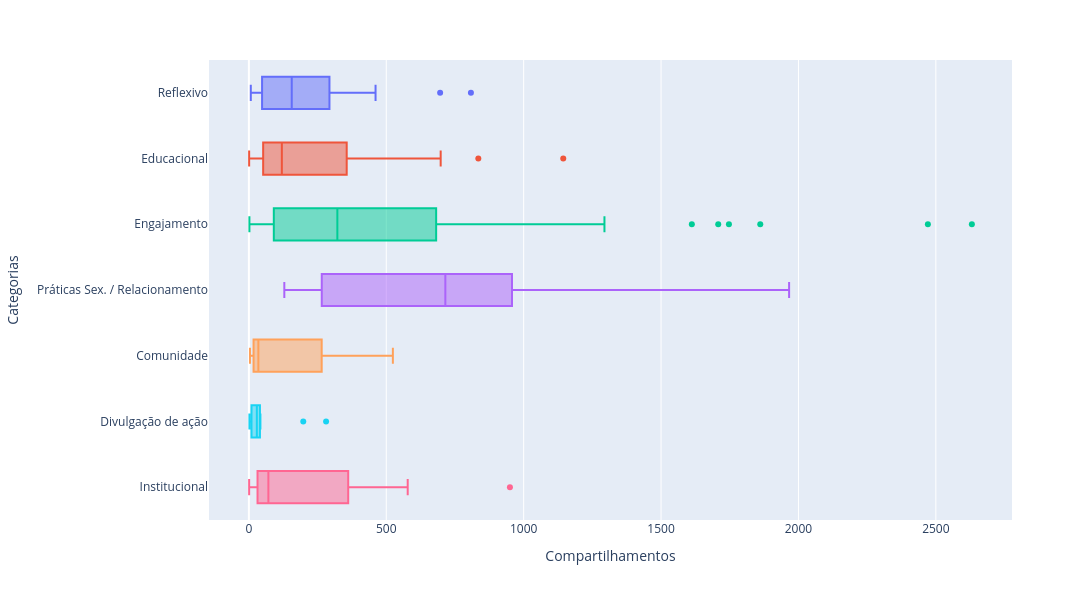

Notebook cell for this chart:
### Code cell
fig =px.box(df, x='Compartilhamentos', y='Categorias', color='Categorias')

fig.update_layout(
    width=1200,
    height=600,
    showlegend=False
)

### Figure 1 — Plotly figure (JSON) as saved in the notebook; plotly's stock layout.template omitted (floating-point values rounded to 4 significant figures)
{"data": [{"alignmentgroup": "True", "hovertemplate": "Categorias=%{y}<br>Compartilhamentos=%{x}<extra></extra>", "legendgroup": "Reflexivo", "marker": {"color": "#636efa"}, "name": "Reflexivo", "notched": false, "offsetgroup": "Reflexivo", "orientation": "h", "showlegend": true, "type": "box", "x": [302, 207, 176, 374, 47, 213, 47, 696, 155, 305, 35, 210, 93, 362, 17, 461, 215, 43, 34, 81, 156, 51, 146, 76, 167, 375, 7, 22, 133, 808, 219, 327, 19, 267, 92, 40, 103, 323, 249], "x0": " ", "xaxis": "x", "y": ["Reflexivo", "Reflexivo", "Reflexivo", "Reflexivo", "Reflexivo", "Reflexivo", "Reflexivo", "Reflexivo", "Reflexivo", "Reflexivo", "Reflexivo", "Reflexivo", "Reflexivo", "Reflexivo", "Reflexivo", "Reflexivo", "Reflexivo", "Reflexivo", "Reflexivo", "Reflexivo", "Reflexivo", "Reflexivo", "Reflexivo", "Reflexivo", "Reflexivo", "Reflexivo", "Reflexivo", "Reflexivo", "Reflexivo", "Reflexivo", "Reflexivo", "Reflexivo", "Reflexivo", "Reflexivo", "Reflexivo", "Reflexivo", "Reflexivo", "Reflexivo", "Reflexivo"], "y0": " ", "yaxis": "y"}, {"alignmentgroup": "True", "hovertemplate": "Categorias=%{y}<br>Compartilhamentos=%{x}<extra></extra>", "legendgroup": "Educacional", "marker": {"color": "#EF553B"}, "name": "Educacional", "notched": false, "offsetgroup": "Educacional", "orientation": "h", "showlegend": true, "type": "box", "x": [139, 384, 46, 611, 229, 42, 354, 545, 29, 75, 67, 52, 571, 37, 114, 89, 356, 265, 109, 63, 835, 30, 1, 7, 1144, 154, 3, 507, 53, 698, 102, 453, 140, 156, 126, 98, 34, 232], "x0": " ", "xaxis": "x", "y": ["Educacional", "Educacional", "Educacional", "Educacional", "Educacional", "Educacional", "Educacional", "Educacional", "Educacional", "Educacional", "Educacional", "Educacional", "Educacional", "Educacional", "Educacional", "Educacional", "Educacional", "Educacional", "Educacional", "Educacional", "Educacional", "Educacional", "Educacional", "Educacional", "Educacional", "Educacional", "Educacional", "Educacional", "Educacional", "Educacional", "Educacional", "Educacional", "Educacional", "Educacional", "Educacional", "Educacional", "Educacional", "Educacional"], "y0": " ", "yaxis": "y"}, {"alignmentgroup": "True", "hovertemplate": "Categorias=%{y}<br>Compartilhamentos=%{x}<extra></extra>", "legendgroup": "Engajamento", "marker": {"color": "#00cc96"}, "name": "Engajamento", "notched": false, "offsetgroup": "Engajamento", "orientation": "h", "showlegend": true, "type": "box", "x": [350, 30, 552, 68, 61, 973, 587, 44, 497, 295, 433, 286, 408, 500, 628, 892, 125, 651, 143, 701, 16, 876, 61, 428, 222, 1861, 482, 79, 365, 761, 1247, 732, 197, 309, 342, 1052, 832, 89, 241, 1200, 1747, 552, 587, 196, 609, 930, 1049, 675, 2631, 636, 1202, 440, 25, 856, 403, 989, 204, 106, 268, 159, 525, 62, 77, 295, 962, 119, 72, 603, 322, 134, 201, 34, 146, 85, 409, 136, 334, 74, 266, 235, 1098, 963, 1612, 716, 606, 346, 279, 1294, 84, 24, 90, 58, 198, 9, 54, 39, 2, 608, 1708, 82, 84, 84, 68, 91, 227, 2471, 238, 101, 1134], "x0": " ", "xaxis": "x", "y": ["Engajamento", "Engajamento", "Engajamento", "Engajamento", "Engajamento", "Engajamento", "Engajamento", "Engajamento", "Engajamento", "Engajamento", "Engajamento", "Engajamento", "Engajamento", "Engajamento", "Engajamento", "Engajamento", "Engajamento", "Engajamento", "Engajamento", "Engajamento", "Engajamento", "Engajamento", "Engajamento", "Engajamento", "Engajamento", "Engajamento", "Engajamento", "Engajamento", "Engajamento", "Engajamento", "Engajamento", "Engajamento", "Engajamento", "Engajamento", "Engajamento", "Engajamento", "Engajamento", "Engajamento", "Engajamento", "Engajamento", "Engajamento", "Engajamento", "Engajamento", "Engajamento", "Engajamento", "Engajamento", "Engajamento", "Engajamento", "Engajamento", "Engajamento", "Engajamento", "Engajamento", "Engajamento", "Engajamento", "Engajamento", "Engajamento", "Engajamento", "Engajamento", "Engajamento", "Engajamento", "Engajamento", "Engajamento", "Engajamento", "Engajamento", "Engajamento", "Engajamento", "Engajamento", "Engajamento", "Engajamento", "Engajamento", "Engajamento", "Engajamento", "Engajamento", "Engajamento", "Engajamento", "Engajamento", "Engajamento", "Engajamento", "Engajamento", "Engajamento", "Engajamento", "Engajamento", "Engajamento", "Engajamento", "Engajamento", "Engajamento", "Engajamento", "Engajamento", "Engajamento", "Engajamento", "Engajamento", "Engajamento", "Engajamento", "Engajamento", "Engajamento", "Engajamento", "Engajamento", "Engajamento", "Engajamento", "Engajamento", "Engajamento", "Engajamento", "Engajamento", "Engajamento", "Engajamento", "Engajamento", "Engajamento", "Engajamento", "Engajamento"], "y0": " ", "yaxis": "y"}, {"alignmentgroup": "True", "hovertemplate": "Categorias=%{y}<br>Compartilhamentos=%{x}<extra></extra>", "legendgroup": "Práticas Sex. / Relacionamento", "marker": {"color": "#ab63fa"}, "name": "Práticas Sex. / Relacionamento", "notched": false, "offsetgroup": "Práticas Sex. / Relacionamento", "orientation": "h", "showlegend": true, "type": "box", "x": [740, 465, 1966, 724, 715, 1610, 129, 218, 281], "x0": " ", "xaxis": "x", "y": ["Práticas Sex. / Relacionamento", "Práticas Sex. / Relacionamento", "Práticas Sex. / Relacionamento", "Práticas Sex. / Relacionamento", "Práticas Sex. / Relacionamento", "Práticas Sex. / Relacionamento", "Práticas Sex. / Relacionamento", "Práticas Sex. / Relacionamento", "Práticas Sex. / Relacionamento"], "y0": " ", "yaxis": "y"}, {"alignmentgroup": "True", "hovertemplate": "Categorias=%{y}<br>Compartilhamentos=%{x}<extra></extra>", "legendgroup": "Comunidade", "marker": {"color": "#FFA15A"}, "name": "Comunidade", "notched": false, "offsetgroup": "Comunidade", "orientation": "h", "showlegend": true, "type": "box", "x": [17, 7, 26, 29, 289, 14, 319, 278, 237, 279, 252, 12, 4, 265, 25, 13, 40, 70, 57, 19, 19, 524], "x0": " ", "xaxis": "x", "y": ["Comunidade", "Comunidade", "Comunidade", "Comunidade", "Comunidade", "Comunidade", "Comunidade", "Comunidade", "Comunidade", "Comunidade", "Comunidade", "Comunidade", "Comunidade", "Comunidade", "Comunidade", "Comunidade", "Comunidade", "Comunidade", "Comunidade", "Comunidade", "Comunidade", "Comunidade"], "y0": " ", "yaxis": "y"}, {"alignmentgroup": "True", "hovertemplate": "Categorias=%{y}<br>Compartilhamentos=%{x}<extra></extra>", "legendgroup": "Divulgação de ação", "marker": {"color": "#19d3f3"}, "name": "Divulgação de ação", "notched": false, "offsetgroup": "Divulgação de ação", "orientation": "h", "showlegend": true, "type": "box", "x": [30, 6, 11, 281, 29, 35, 9, 198, 2, 42, 16], "x0": " ", "xaxis": "x", "y": ["Divulgação de ação", "Divulgação de ação", "Divulgação de ação", "Divulgação de ação", "Divulgação de ação", "Divulgação de ação", "Divulgação de ação", "Divulgação de ação", "Divulgação de ação", "Divulgação de ação", "Divulgação de ação"], "y0": " ", "yaxis": "y"}, {"alignmentgroup": "True", "hovertemplate": "Categorias=%{y}<br>Compartilhamentos=%{x}<extra></extra>", "legendgroup": "Institucional", "marker": {"color": "#FF6692"}, "name": "Institucional", "notched": false, "offsetgroup": "Institucional", "orientation": "h", "showlegend": true, "type": "box", "x": [5, 74, 1, 950, 578, 68, 58, 145], "x0": " ", "xaxis": "x", "y": ["Institucional", "Institucional", "Institucional", "Institucional", "Institucional", "Institucional", "Institucional", "Institucional"], "y0": " ", "yaxis": "y"}], "layout": {"boxmode": "overlay", "height": 600, "legend": {"title": {"text": "Categorias"}, "tracegroupgap": 0}, "margin": {"t": 60}, "showlegend": false, "width": 1200, "xaxis": {"anchor": "y", "autorange": true, "domain": [0, 1], "range": [-145.1, 2777.0], "title": {"text": "Compartilhamentos"}, "type": "linear"}, "yaxis": {"anchor": "x", "autorange": true, "categoryarray": ["Institucional", "Divulgação de ação", "Comunidade", "Práticas Sex. / Relacionamento", "Engajamento", "Educacional", "Reflexivo"], "categoryorder": "array", "domain": [0, 1], "range": [-0.5, 6.5], "title": {"text": "Categorias"}, "type": "category"}}}
